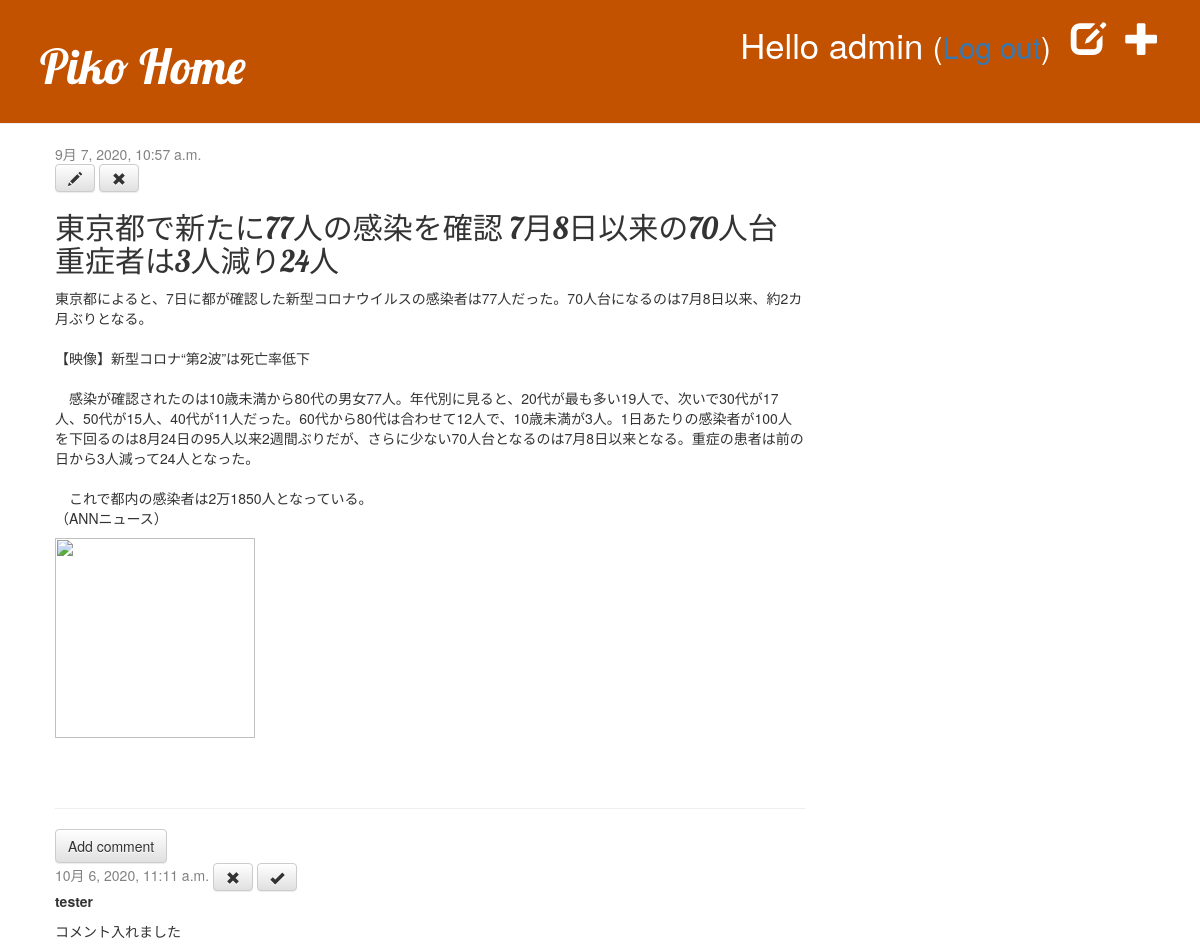
Page /post/2/ (signed in) on the committed database.
### blog/models.py (models this page shows, shortened)
class Post(models.Model): # ブログ
    author = models.ForeignKey(settings.AUTH_USER_MODEL, on_delete=models.CASCADE) # 他のモデルへのリンク
    title = models.CharField(max_length=200)
    text = models.TextField()
    picture = models.ImageField(upload_to='pictures/',blank=True, null=True)
    created_date = models.DateTimeField(default=timezone.now)
    published_date = models.DateTimeField(blank=True, null=True)

class Comment(models.Model): # コメント
    post = models.ForeignKey('blog.Post', on_delete=models.CASCADE, related_name='comments')
    author = models.CharField(max_length=200)
    text = models.TextField()
    created_date = models.DateTimeField(default=timezone.now)
    approved_comment = models.BooleanField(default=False)

### blog/views.py (the view)
# urls.py: path('post/<int:pk>/', views.post_detail, name='post_detail'),
def post_detail(request, pk):
    post = get_object_or_404(Post, pk=pk)
    return render(request, 'blog/post_detail.html', {'post': post})

### blog/templates/blog/post_detail.html
{% extends 'blog/base.html' %}
{% block content %}
    <div class="post">
        {% if post.published_date %}
        <div class="date">
            {{ post.published_date }}
        </div>
        {% else %}
        <a class="btn btn-default" href="{% url 'post_publish' pk=post.pk %}">Publish</a>
        {% endif %}
        {% if user.is_authenticated %}
             <a class="btn btn-default" href="{% url 'post_edit' pk=post.pk %}"><span class="glyphicon glyphicon-pencil"></span></a>
             <a class="btn btn-default" href="{% url 'post_remove' pk=post.pk %}"><span class="glyphicon glyphicon-remove"></span></a>
        {% endif %}
        <h2>{{ post.title }}</h2>
        <p>{{ post.text|linebreaksbr }}</p>
        <img src='{{ MEDIA_URL }}{{post.picture}}' width=200>
    </div>
    <hr>
    <a class="btn btn-default" href="{% url 'add_comment_to_post' pk=post.pk %}">Add comment</a>
    {% for comment in post.comments.all %}
        {% if user.is_authenticated or comment.approved_comment %}
        <div class="comment">
            <div class="date">
                {{ comment.created_date }}
                {% if not comment.approved_comment %}
                    <a class="btn btn-default" href="{% url 'comment_remove' pk=comment.pk %}"><span class="glyphicon glyphicon-remove"></span></a>
                    <a class="btn btn-default" href="{% url 'comment_approve' pk=comment.pk %}"><span class="glyphicon glyphicon-ok"></span></a>
                {% endif %}
            </div>
            <strong>{{ comment.author }}</strong>
            <p>{{ comment.text|linebreaks }}</p>
        </div>
        {% endif %}
    {% empty %}
        <p>No comments here yet :(</p>
    {% endfor %}
{% endblock %}

### blog/templates/blog/base.html (shortened to what this page needs)
{% load static %}
<html>
    <head>
        <link rel="stylesheet" href="//maxcdn.bootstrapcdn.com/bootstrap/3.2.0/css/bootstrap.min.css">
        <link rel="stylesheet" href="//maxcdn.bootstrapcdn.com/bootstrap/3.2.0/css/bootstrap-theme.min.css">
        <link rel="stylesheet" href="{% static 'css/blog.css' %}">
    </head>
    <body>
        <div class="page-header">
            {% if user.is_authenticated %}
                <a href="{% url 'post_new' %}" class="top-menu"><span class="glyphicon glyphicon-plus"></span></a>
                <a href="{% url 'post_draft_list' %}" class="top-menu"><span class="glyphicon glyphicon-edit"></span></a>
                <p class="top-menu">Hello {{ user.username }} <small>(<a href="{% url 'logout' %}">Log out</a>)</small></p>
            {% else %}
                <a href="{% url 'login' %}" class="top-menu"><span class="glyphicon glyphicon-lock"></span></a>
            {% endif %}
            <h1><a href="/">Piko Home</a></h1>
        </div>
        <div class="content container">
            <div class="row">
                <div class="col-md-8">
                {% block content %}
                {% endblock %}
                </div>
            </div>
        </div>
    </body>
</html>

### blog/static/css/blog.css (style rules this page uses)
.page-header { background-color: #C25100; margin-top: 0; padding: 20px 20px 20px 40px; }
.page-header h1, .page-header h1 a, .page-header h1 a:visited, .page-header h1 a:active { color: #ffffff; font-size: 36pt; text-decoration: none; }
.content { margin-left: 40px; }
h1, h2, h3, h4 { font-family: 'Lobster', cursive; }
.date { color: #828282; }
.top-menu, .top-menu:hover, .top-menu:visited { color: #ffffff; float: right; font-size: 26pt; margin-right: 20px; }
.post { margin-bottom: 70px; }

### rows in the picture
Post: published_date "9月 7, 2020, 10:57 a.m.", title "東京都で新たに77人の感染を確認 7月8日以来の70人台 重症者は3人減り24人", text "東京都によると、7日に都が確認した新型コロナウイルスの感染者は77人だった。70人台になるのは7月8日以来、約2カ月ぶりとなる。 【映像】新型コロナ“第2波”は死亡率低下 感染が確認されたのは10歳未満から80代の男女77人。年代別に見ると、20代が最も多い19人で、次いで30代が17人、50代が15人、40代が11人だった。60代から80代は合わせて12人で、10歳未満が3人。1日あたりの感染者が100人を下回るのは8月24日の95人以来2週間ぶりだが、さらに少ない70人台となるのは7月8日以来となる。重症の患者は前の日から3人減って24人となった。 これで都内の感染者は2万1850人となっている。 （ANNニュース）"
Comment: created_date "10月 6, 2020, 11:11 a.m.", approved_comment False (drawn), author "tester", text "コメント入れました"

### other values in the picture
{{ user.username }} "admin"
